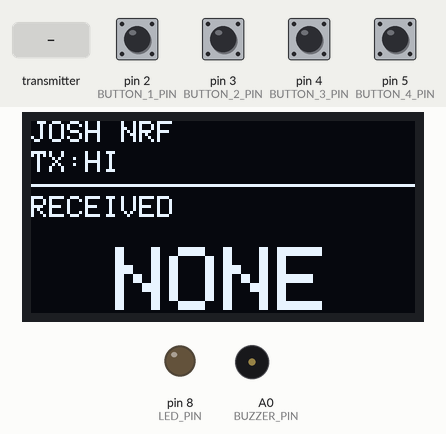
This sketch was run on a simulated Arduino Uno, built with avr-gcc and run on an emulated ATmega328P. Shown: 128×64 one-colour display, output pins drawn as LEDs (lit = HIGH), buzzer (waves = sounding, pin HIGH). Inputs (shaded band) come from the test bench; at power-on: pin 2 (BUTTON_1_PIN), pin 3 (BUTTON_2_PIN), pin 4 (BUTTON_3_PIN), pin 5 (BUTTON_4_PIN) HIGH. No radio packets arrive unless stated; what the sketch prints to the serial monitor is not drawn.

Above: at 1.2 s.
1.3 s: pin 4 (BUTTON_3_PIN) pulled LOW for 0.15 s
At 1.9 s:
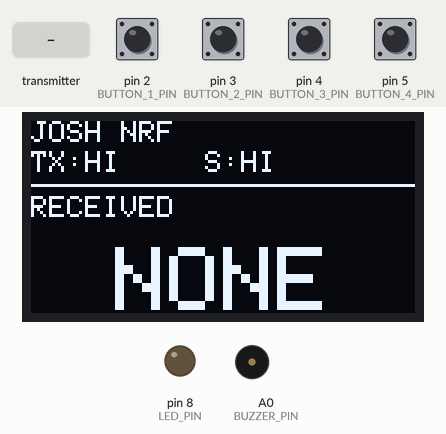
2.9 s: the transmitter starts sending messageIndex = 0
At 3.4 s:
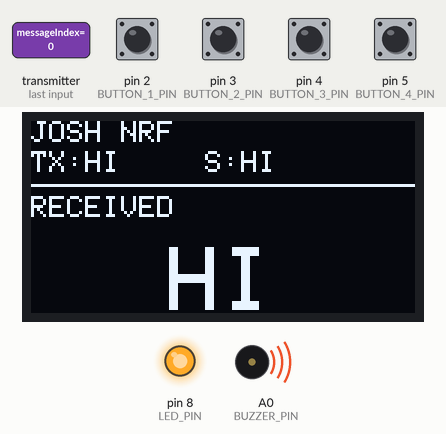
4.4 s: pin 2 (BUTTON_1_PIN) pulled LOW for 0.15 s
At 5.6 s:
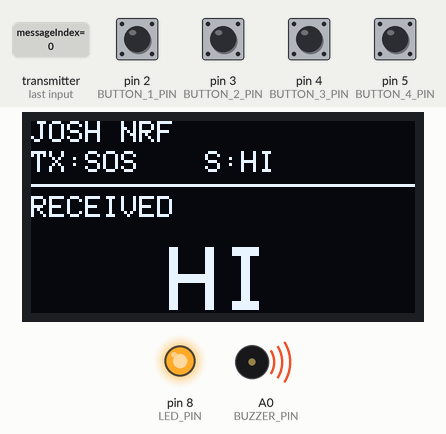
6.0 s: pin 5 (BUTTON_4_PIN) pulled LOW for 0.15 s
At 6.8 s:
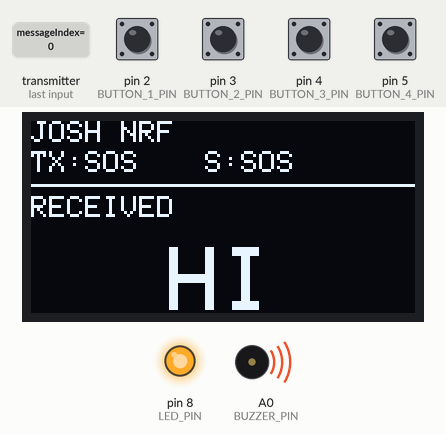
7.6 s: pin 3 (BUTTON_2_PIN) pulled LOW for 0.15 s
At 8.5 s:
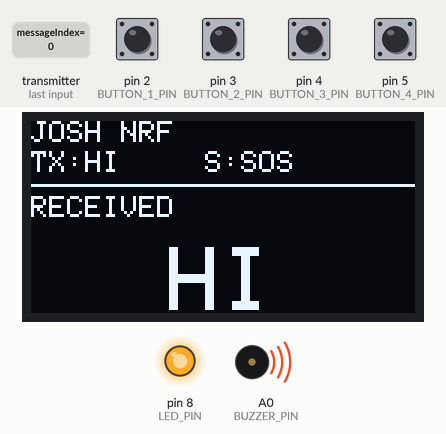
9.2 s: pin 3 (BUTTON_2_PIN) pulled LOW for 1 s
At 10.6 s:
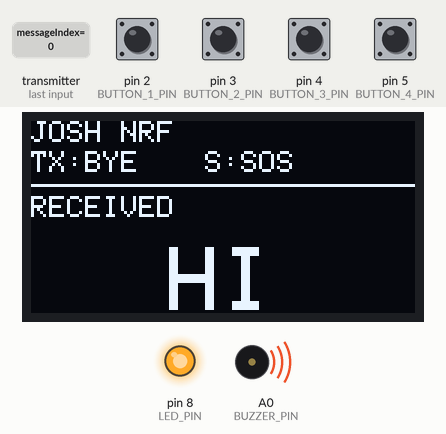
Timing chart, 0 to 12.2 s (numbered marks = the images above; inputs shaded):
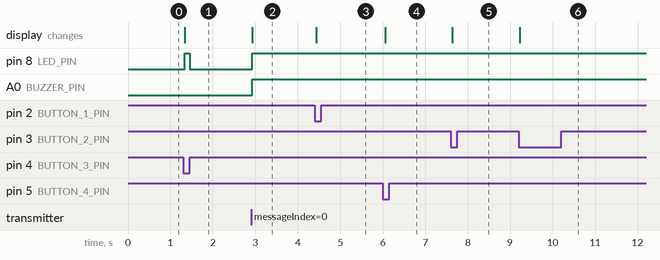

Measured:
- after the input at 1.3 s, pin 8 (LED_PIN): LOW → HIGH at once, → LOW 0.12 s later; the display: changes at once (image 1)
- after the input at 2.9 s, pin 8 (LED_PIN), A0 (BUZZER_PIN): LOW → HIGH at once; the display: changes at once (image 2)
- after the input at 4.4 s, the display: changes at once (image 3)
- after the input at 6.0 s, the display: changes after 0.06 s (image 4)
- after the input at 7.6 s, the display: changes at once (image 5)
- after the input at 9.2 s, the display: changes at once (image 6)

The sketch:

josh-nrf.ino
```cpp
#include <SPI.h>
#include <Wire.h>
#include <RF24.h>
#include <Adafruit_GFX.h>
#include <Adafruit_SSD1306.h>

// Josh device: 1:1 with schematic, except using only one red LED on D8.
// Pinout:
//   Button 1 -> D2  -> previous TX message
//   Button 2 -> D3  -> next TX message
//   Button 3 -> D4  -> send selected TX message
//   Button 4 -> D5  -> quick-send SOS
//   Red LED  -> D8
//   Buzzer   -> A0
//   OLED SDA -> A4
//   OLED SCL -> A5
//   nRF CE   -> D9
//   nRF CSN  -> D10
//   nRF MOSI -> D11
//   nRF MISO -> D12
//   nRF SCK  -> D13
//   nRF VCC  -> 3.3V only
//   All GNDs connected together
const byte CE_PIN = 9;
const byte CSN_PIN = 10;
const byte BUTTON_1_PIN = 2;
const byte BUTTON_2_PIN = 3;
const byte BUTTON_3_PIN = 4;
const byte BUTTON_4_PIN = 5;
const byte LED_PIN = 8;
const byte BUZZER_PIN = A0;

const byte THIS_ADDRESS[6] = "JOSH1";
const byte PEER_ADDRESS[6] = "ROGER";

const int SCREEN_WIDTH = 128;
const int SCREEN_HEIGHT = 64;
const int OLED_RESET = -1;
const byte SCREEN_ADDRESS = 0x3C;

RF24 radio(CE_PIN, CSN_PIN);
Adafruit_SSD1306 display(SCREEN_WIDTH, SCREEN_HEIGHT, &Wire, OLED_RESET);

const char *messages[] = {
  "HI",
  "BYE",
  "YES",
  "NO",
  "CLEAR",
  "SOS"
};

const byte MESSAGE_COUNT = sizeof(messages) / sizeof(messages[0]);
const byte SOS_INDEX = 5;
const unsigned long DEBOUNCE_MS = 160;
const unsigned long RX_INDICATOR_MS = 350;
const unsigned long SOS_FLASH_MS = 3000;
const unsigned long SOS_FLASH_STEP_MS = 120;
const unsigned int BUZZ_MS = 180;

struct Packet {
  uint8_t messageIndex;
  uint8_t senderId;
  uint32_t counter;
};

byte currentIndex = 0;
int receivedIndex = -1;
int lastSentIndex = -1;
uint32_t txCounter = 0;
unsigned long lastButtonMs = 0;
unsigned long rxIndicatorUntil = 0;
unsigned long buzzerUntil = 0;
unsigned long sosFlashUntil = 0;
unsigned long lastSosFlashMs = 0;
bool sosLedState = LOW;

bool lastB1 = HIGH;
bool lastB2 = HIGH;
bool lastB3 = HIGH;
bool lastB4 = HIGH;

void setup() {
  pinMode(BUTTON_1_PIN, INPUT_PULLUP);
  pinMode(BUTTON_2_PIN, INPUT_PULLUP);
  pinMode(BUTTON_3_PIN, INPUT_PULLUP);
  pinMode(BUTTON_4_PIN, INPUT_PULLUP);
  pinMode(LED_PIN, OUTPUT);
  pinMode(BUZZER_PIN, OUTPUT);
  digitalWrite(LED_PIN, LOW);
  digitalWrite(BUZZER_PIN, LOW);

  Serial.begin(9600);
  Serial.println("=== JOSH NRF ===");

  if (!display.begin(SSD1306_SWITCHCAPVCC, SCREEN_ADDRESS)) {
    Serial.println("OLED failed");
    while (true) {
      delay(1000);
    }
  }

  if (!radio.begin()) {
    Serial.println("nRF24L01 failed");
    drawStatus("RADIO FAIL");
    while (true) {
      delay(1000);
    }
  }

  radio.setChannel(108);
  radio.setDataRate(RF24_1MBPS);
  radio.setPALevel(RF24_PA_LOW);
  radio.setRetries(5, 15);
  radio.openWritingPipe(PEER_ADDRESS);
  radio.openReadingPipe(1, THIS_ADDRESS);
  radio.startListening();

  drawScreen();
  Serial.println("Ready");
}

void loop() {
  handleButtons();
  handleRadio();

  handleBuzzer();
  handleSosFlash();

  if (sosFlashUntil == 0 && rxIndicatorUntil != 0 && millis() > rxIndicatorUntil) {
    digitalWrite(LED_PIN, LOW);
    rxIndicatorUntil = 0;
  }
}

void handleButtons() {
  bool b1 = digitalRead(BUTTON_1_PIN);
  bool b2 = digitalRead(BUTTON_2_PIN);
  bool b3 = digitalRead(BUTTON_3_PIN);
  bool b4 = digitalRead(BUTTON_4_PIN);

  if (millis() - lastButtonMs > DEBOUNCE_MS) {
    if (lastB1 == HIGH && b1 == LOW) {
      previousMessage();
      printButtons(b1, b2, b3, b4);
    }

    if (lastB2 == HIGH && b2 == LOW) {
      nextMessage();
      printButtons(b1, b2, b3, b4);
    }

    if (lastB3 == HIGH && b3 == LOW) {
      sendMessage(currentIndex);
      printButtons(b1, b2, b3, b4);
    }

    if (lastB4 == HIGH && b4 == LOW) {
      sendMessage(SOS_INDEX);
      printButtons(b1, b2, b3, b4);
    }
  }

  lastB1 = b1;
  lastB2 = b2;
  lastB3 = b3;
  lastB4 = b4;
}

void handleRadio() {
  while (radio.available()) {
    Packet packet;
    radio.read(&packet, sizeof(packet));

    if (packet.messageIndex < MESSAGE_COUNT) {
      receivedIndex = packet.messageIndex;
      drawScreen();
      if (packet.messageIndex == SOS_INDEX) {
        startSosAlert();
      } else {
        digitalWrite(LED_PIN, HIGH);
        rxIndicatorUntil = millis() + RX_INDICATOR_MS;
        startBuzzer(BUZZ_MS);
      }

      Serial.print("received=1 msg=");
      Serial.print(messages[packet.messageIndex]);
      Serial.print(" count=");
      Serial.println(packet.counter);
    }
  }
}

void sendMessage(byte messageIndex) {
  if (messageIndex >= MESSAGE_COUNT) {
    return;
  }

  Packet packet = {messageIndex, 1, ++txCounter};

  radio.stopListening();
  bool ok = radio.write(&packet, sizeof(packet));
  radio.startListening();
  lastSentIndex = messageIndex;
  drawScreen();

  Serial.print("sent=");
  Serial.print(ok ? 1 : 0);
  Serial.print(" msg=");
  Serial.print(messages[messageIndex]);
  Serial.print(" count=");
  Serial.println(packet.counter);

  digitalWrite(LED_PIN, ok ? HIGH : LOW);
  rxIndicatorUntil = millis() + 120;
  lastButtonMs = millis();
}

void previousMessage() {
  currentIndex = currentIndex == 0 ? MESSAGE_COUNT - 1 : currentIndex - 1;
  drawScreen();
  lastButtonMs = millis();
}

void nextMessage() {
  currentIndex++;
  if (currentIndex >= MESSAGE_COUNT) {
    currentIndex = 0;
  }
  drawScreen();
  lastButtonMs = millis();
}

void drawScreen() {
  display.clearDisplay();
  display.setTextColor(SSD1306_WHITE);

  display.setTextSize(1);
  display.setCursor(0, 0);
  display.println("JOSH NRF");
  display.setCursor(0, 10);
  display.print("TX:");
  display.print(messages[currentIndex]);
  if (lastSentIndex >= 0) {
    display.setCursor(58, 10);
    display.print("S:");
    display.print(messages[lastSentIndex]);
  }
  display.drawLine(0, 21, 127, 21, SSD1306_WHITE);

  display.setTextSize(1);
  display.setCursor(0, 25);
  display.println("RECEIVED");

  const char *rxText = receivedIndex < 0 ? "NONE" : messages[receivedIndex];
  drawText(rxText, 42, strlen(rxText) > 5 ? 2 : 3);
  display.display();
}

void drawStatus(const char *status) {
  display.clearDisplay();
  display.setTextColor(SSD1306_WHITE);
  display.setTextSize(1);
  display.setCursor(0, 0);
  display.println(status);
  display.display();
}

void drawText(const char *text, int y, byte size) {
  display.setTextSize(size);
  int16_t x1, y1;
  uint16_t w, h;
  display.getTextBounds(text, 0, 0, &x1, &y1, &w, &h);
  int x = (SCREEN_WIDTH - w) / 2;
  if (x < 0) {
    x = 0;
  }
  display.setCursor(x, y);
  display.println(text);
}

void printButtons(bool b1, bool b2, bool b3, bool b4) {
  Serial.print("buttons=");
  Serial.print(b1 == LOW ? 1 : 0);
  Serial.print(",");
  Serial.print(b2 == LOW ? 1 : 0);
  Serial.print(",");
  Serial.print(b3 == LOW ? 1 : 0);
  Serial.print(",");
  Serial.println(b4 == LOW ? 1 : 0);
}

void startSosAlert() {
  sosFlashUntil = millis() + SOS_FLASH_MS;
  lastSosFlashMs = 0;
  sosLedState = LOW;
  digitalWrite(LED_PIN, LOW);
  digitalWrite(BUZZER_PIN, LOW);
}

void handleSosFlash() {
  if (sosFlashUntil == 0) {
    return;
  }

  if (millis() >= sosFlashUntil) {
    sosFlashUntil = 0;
    digitalWrite(LED_PIN, LOW);
    digitalWrite(BUZZER_PIN, LOW);
    return;
  }

  if (millis() - lastSosFlashMs >= SOS_FLASH_STEP_MS) {
    lastSosFlashMs = millis();
    sosLedState = !sosLedState;
    digitalWrite(LED_PIN, sosLedState);
    digitalWrite(BUZZER_PIN, sosLedState);
  }
}

void startBuzzer(unsigned long durationMs) {
  digitalWrite(BUZZER_PIN, HIGH);
  buzzerUntil = millis() + durationMs;
}

void handleBuzzer() {
  if (buzzerUntil != 0 && millis() >= buzzerUntil) {
    digitalWrite(BUZZER_PIN, LOW);
    buzzerUntil = 0;
  }
}
```
